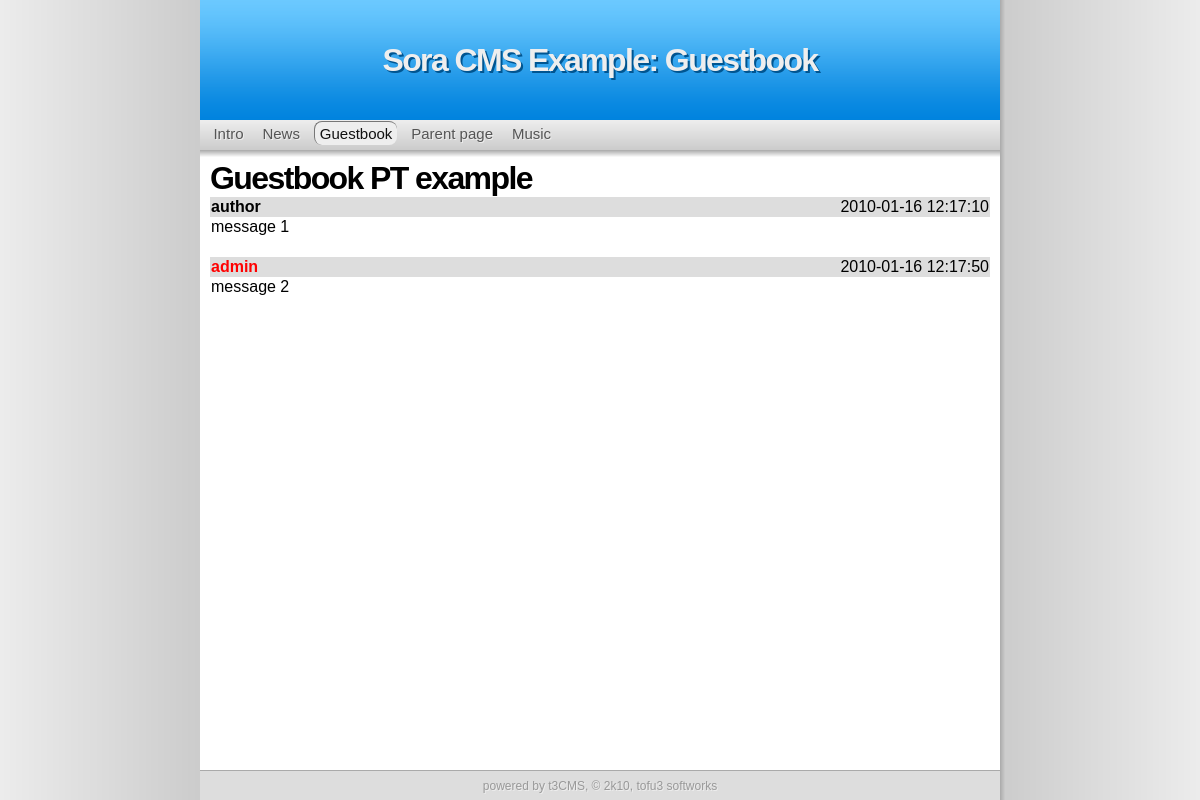
Page /?page=guestbook on the committed database.
### tables this page shows
CREATE TABLE "sora_settings" ("name" TEXT check(typeof("name") = 'text') , "type" INTEGER, "value" TEXT check(typeof("value") = 'text') , "id" INTEGER PRIMARY KEY  AUTOINCREMENT  NOT NULL );

CREATE TABLE "sora_pages" ("id" INTEGER PRIMARY KEY  NOT NULL ,"name" TEXT,"type" TEXT,"content" TEXT,"title" TEXT,"sub" TEXT DEFAULT _ , "special" INTEGER DEFAULT 0);

CREATE TABLE "sora_menus" ("id" INTEGER PRIMARY KEY  AUTOINCREMENT  NOT NULL , "menu" INTEGER NOT NULL  DEFAULT 0, "label" TEXT, "type" TEXT DEFAULT page, "link" TEXT, "sorting" INTEGER DEFAULT 0);

CREATE TABLE "sora_pt_guestbook" ("id" INTEGER PRIMARY KEY  NOT NULL ,"author" TEXT,"message" TEXT,"time" DATETIME DEFAULT CURRENT_TIMESTAMP ,"ip" TEXT,"location" TEXT,"admin" INT DEFAULT 0 ,"pageid" TEXT DEFAULT guestbook );

### inc/inc.settings.php (called while the page is built)
<?php
$_S['pageName'] = 't3cmsTestAlpha';
$_S['pageRoot'] = 'http://tofu3.ath.cx/t3cms/';
$_S['dbType'] = 'sqlite';
$_S['dbName'] = '';
$_S['dbPath'] = 'db/alpha.db';
$_S['dbUser'] = '';
$_S['dbPass'] = '';
$_S['dbPrfix'] = 'sora_';
$_S['dbConnectionString'] = $_S['dbType'].':'.$_S['dbPath'];
?>

### inc/inc.db.php (called while the page is built, shortened)
<?php
 $_DBp = $_S['dbPrfix'];
 try {
  $_DB = new PDO($_S['dbConnectionString'],$_S['dbUser'],$_S['dbPass']);
 }
 catch (Exception $e) {
	print '<pre>Database error.';
    print_r($e);
    print '</pre>';
	die();
 }
 function db_setting($name){
    global $_DB, $_DBp;
    $q = $_DB->query("SELECT value FROM {$_DBp}settings WHERE name='$name'");
    $r = $q->fetch();
    return $r[0];
 }
 function db_page($name) {
    global $_DB, $_DBp;
    $q = $_DB->query("SELECT * FROM {$_DBp}pages WHERE name='$name'");
    $r = $q->fetch();
    return $r;
 }
?>

### inc/inc.page.php (called while the page is built, shortened)
<?php
 include_once('inc/inc.db.php');
 function get_page($override = 0){
    if(!$override){
        $default = db_setting('default_page');
        @$page=$_GET['page']?$_GET['page']:$default;
    }
    else {
        $page = $override;
    }
    $pagedata = db_page($page);
    return array($pagedata['title'],$pagedata['type'],$pagedata['content'],$page,$pagedata['id'],$pagedata['sub']);
 }
?>

### inc/inc.debug.php (called while the page is built, shortened)
<?php
 function d_getdbasarray(){
    global $_DB,$_DBp;
    $d_inctables = array('settings','pt_guestbook','pages');
    $DBC = array();
    foreach ($d_inctables as $t){
        $i = 0;
        foreach ($_DB->query("SELECT * from {$_DBp}$t") as $r){
            $i++;
                foreach($r as $n=>$v)
                    if (!is_int($n))
                        $DBC[$t][$i][$n] = $v;
        }
    }
    return $DBC;
 }
?>

### inc/inc.build-functions.php (the view, shortened to what this page needs)
<?php
 function do_menu($id,$orient = 'vertical'){
    global $_DB,$_DBp;
    global $page_name;
    global $page_sub;
    foreach($_DB->query("SELECT label,type,link FROM {$_DBp}menus WHERE menu='$id' ORDER BY sorting") as $r){
        $linkname = $r['link'];
        $linkname=='./'?$linkname=db_setting('default_page'):0;
        $active = ($page_name==$linkname)||($page_sub==$linkname)?1:0;
        $menudata[] = array($r['label'],$r['type'],$r['link'],$active);
    }
    $m = build_menu($menudata,$orient);
    print $m;
 }
 function build_menu($data,$orient){
    global $url_style;
    foreach ($data as $item){
        $class = $item[3]?' class="active"':'';
        switch($item[1]){
            case 'page':
                if($url_style != 'pretty'){
                    $url = '?page='.$item[2];
                }
                else {
                    $url = './'.$item[2]; break;
                }
                break;
            case 'redir': $url = $item[2]; break;
        }
        if($orient == 'vertical'){
            $r .= '&nbsp;<a href="'.$url.'"'.$class.'>'.$item[0].'</a>&nbsp;';
        }
        else {
            $r .= '<a href="'.$url.'"'.$class.'>'.$item[0].'</a><br/>';
        }
    }
    return $r;
 }
?>

### styles/default_h5c3img/header.php (shortened to what this page needs)
<table id="tcont" border="0" cellspacing="0" cellpadding="0">
 <tr>
  <td rowspan="4" id="tleft"><div id="shadow"></div></td>
  <td id="thead"><h1><?=$title.': '.$page_title?></h1></td>
  <td rowspan="4" id="tright"><div id="shadow"></div></td>
 </tr>
 <tr>
  <td id="tmenu"><div><?php do_menu(0) ?></div></td>
 </tr>
 <tr>
  <td>
   <table cellspacing="0" cellpadding="0" style="width:100%;height:100%">
    <tr>
     <td id="tmain">

### pt/guestbook/inc.php (shortened to what this page needs)
<?php
 function do_page($content, $name){
    global $_DB, $_DBp;
    print $content;
    do_gbhead();
    foreach ($_DB->query("SELECT * FROM {$_DBp}pt_guestbook WHERE pageid='$name'") as $r){
        do_gbrow($r['author'],$r['message'],$r['time'],$r['ip'],$r['location'],$r['admin']);
    }
    do_gbfoot();
 }
?>

### pt/guestbook/styles/default.php (shortened to what this page needs)
<?php
 function do_gbhead(){
    print '<table border="0" width="100%" cellspacing="0">';
 }
 function do_gbrow($author,$message,$time,$ip,$location,$admin){
    $author = htmlentities($author);
    $message = htmlentities(utf8_decode($message));
    $isadmin = $admin?' style="color:red"':'';
    print <<<END
<tr style="background: #ddd">
 <td style="text-align:left"><b$isadmin>$author</b></td>
 <td style="text-align:right">$time</td>
</tr>
<tr style="background: #fff">
 <td colspan="2">$message</td>
</tr>
<tr><td colspan="2">&nbsp;</td></tr>
END;
 }
 function do_gbfoot(){
    print '</table>';
 }
?>

### styles/default_h5c3img/css/default.css (style rules this page uses)
* { font-family: Sans-serif }
h1,h2,h3 { letter-spacing: -0.05em; margin:0px; }
#thead h1 { color: #eee; text-shadow: #005591 2px 2px }
html,body { margin:0px; height:100% }
body { background-color: #ccc }
#tcont { width: 100%; height: 100% }
#thead { width: 800px; height: 120px; text-align: center; background: url('../img/top_bg.png') top left #0083de; }
#tleft { background: url('../img/left_bg.png') top right }
#tright { background: url('../img/right_bg.png') top left }
#shadow { height: 100%; width: 5px }
#tright #shadow { background: transparent }
#tleft #shadow { background: transparent }
#tmenu { height: 30px; background: #042 }
#tmain { vertical-align: top; background-color: #fff; padding: 10px; background: url('../img/cont_bg.png') top left #fff repeat-x }
a.active { text-decoration: underline!important }
#tmenu div { background: url('../img/menu_bg.png') top left #ddd repeat-x; height: 25px; padding-top: 5px; padding-left: 4px; padding-bottom:0px }
#tmenu a { padding: 3 5 3 5px; font-size: 15px; text-shadow: #eee 1px 1px; text-decoration: none; color: #555; }
#tmenu a.active { color: #111; text-decoration: none!important; background: #eee; -moz-border-radius: 8px; -webkit-border-radius: 8px; border-radius: 8px; border: 1px #777 solid; border-bottom: 0px; border-right: 0px; }

### rows in the picture
sora_settings: value "Sora CMS Example"
sora_pages: title "Guestbook", content "Guestbook PT example"
sora_menus: label "Intro"
sora_menus: label "News"
sora_menus: label "Guestbook"
sora_menus: label "Parent page"
sora_menus: label "Music"
sora_pt_guestbook: author "author", time "2010-01-16 12:17:10", message "message 1"
sora_pt_guestbook: author "admin", time "2010-01-16 12:17:50", message "message 2"
